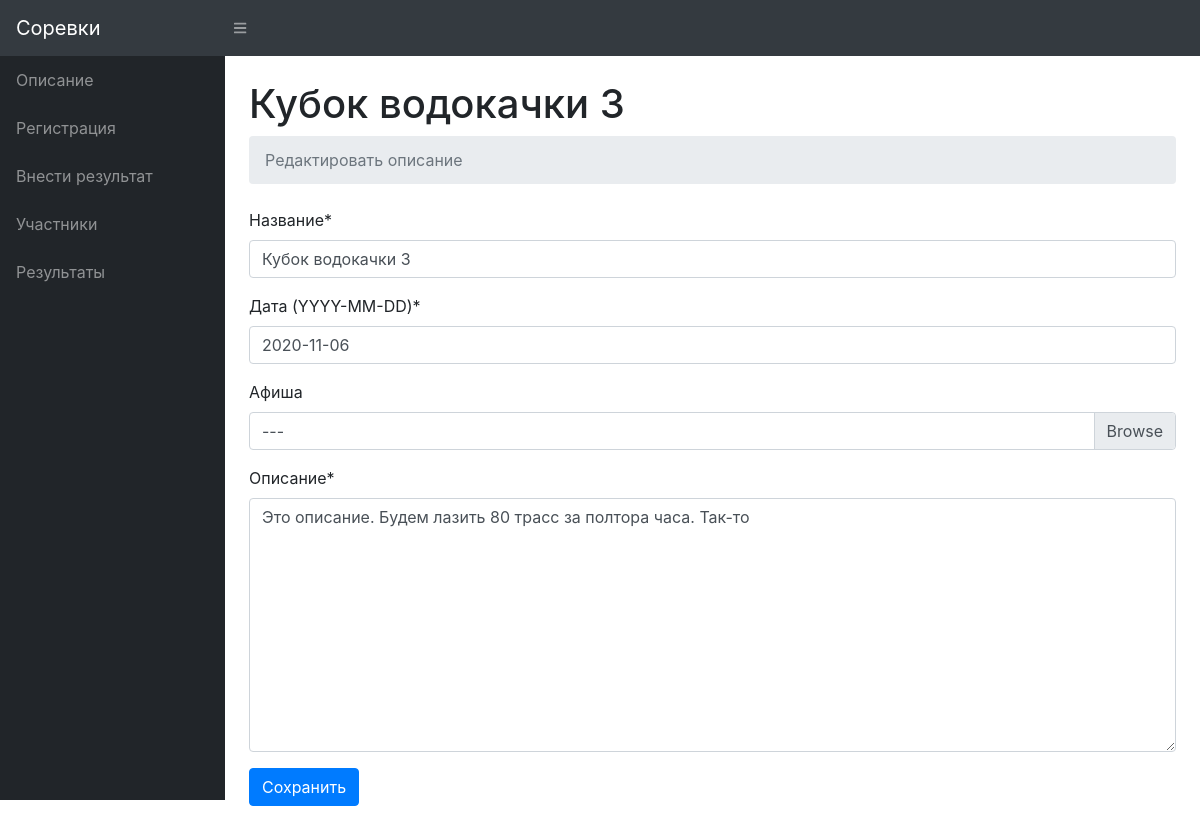
Page /e/1/admin_description/ on the earlier database version.
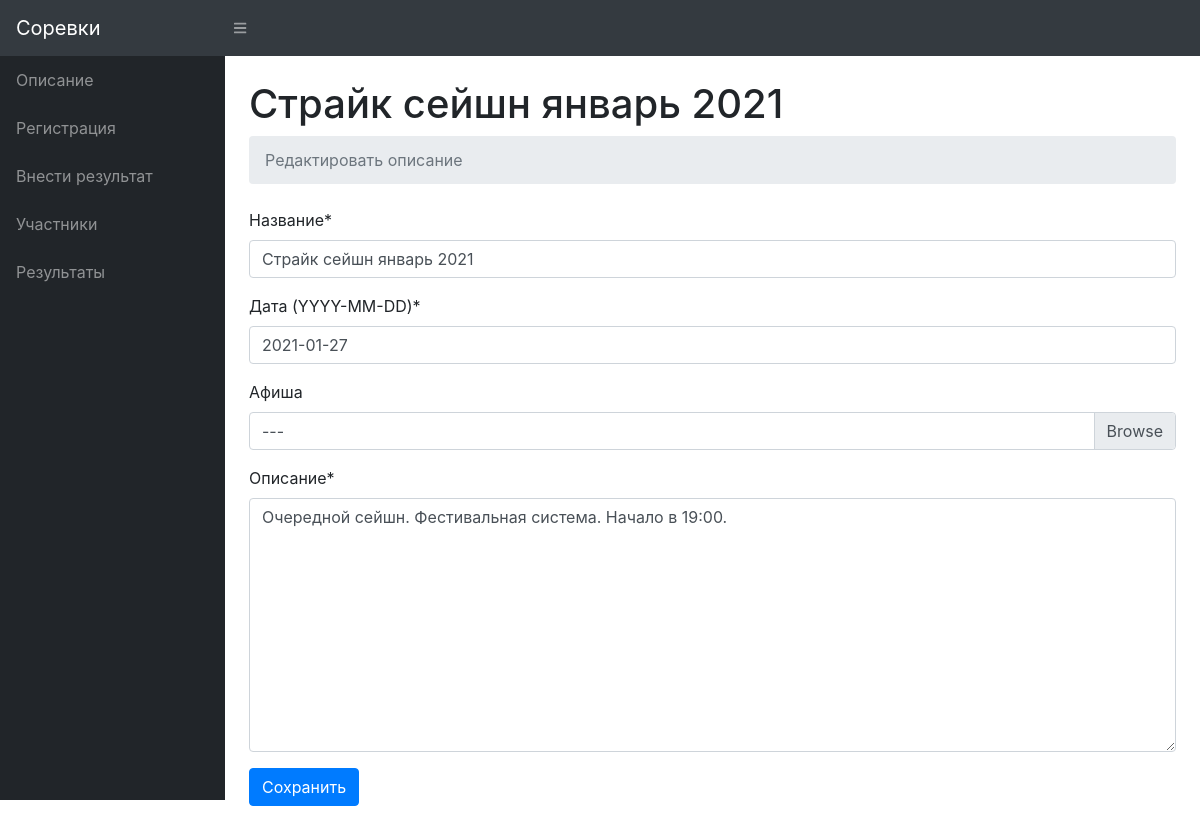
Same page on the later database version.
### events/models.py (models this page shows)
class Event(models.Model):
    title = models.CharField(max_length=128)
    date = models.DateField(null=True)
    poster = models.ImageField(upload_to=settings.MEDIA_POSTERS_DIR, blank=True, null=True)
    description = models.TextField(null=True)
    routes_num = models.IntegerField(null=True)
    is_published = models.BooleanField(default=False)
    is_registration_open = models.BooleanField(default=False)
    is_results_allowed = models.BooleanField(default=False)
    is_enter_result_allowed = models.BooleanField(default=False)
    is_count_only_entered_results = models.BooleanField(default=False)
    SCORE_SIMPLE_SUM = 'SUM'
    SCORE_PROPORTIONAL = 'PROP'
    SCORE_TYPE = [
        (SCORE_SIMPLE_SUM, 'Сумма баллов'),
        (SCORE_PROPORTIONAL, 'От кол-ва пролазов'),
    ]
    score_type = models.CharField(max_length=4, choices=SCORE_TYPE, default=SCORE_SIMPLE_SUM)
    flash_points = models.IntegerField(default=100)
    redpoint_points = models.IntegerField(default=80)

### events/views.py (the view, shortened to what this page needs)
# urls.py: path('e/<int:event_id>/admin_description/', views.EventAdminDescriptionView.as_view(),
class EventAdminDescriptionView(views.View):
    @staticmethod
    def get(request, event_id):
        event = Event.objects.get(id=event_id)
        return render(
            request=request,
            template_name='events/event-admin-description.html',
            context={
                'event': event,
                'form': EventAdminDescriptionForm(instance=event),
            }
        )

### events/forms.py
class EventAdminDescriptionForm(forms.ModelForm):
    def __init__(self, *args, **kwargs):
        super().__init__(*args, **kwargs)
        self.helper = FormHelper()
        self.helper.form_method = 'post'
        self.helper.add_input(Submit('submit', 'Сохранить'))
    class Meta:
        model = Event
        fields = [
            'title',
            'date',
            'poster',
            'description',
        ]
        labels = {
            'title': 'Название',
            'date': 'Дата (YYYY-MM-DD)',
            'poster': 'Афиша',
            'description': 'Описание',
        }

### events/templates/events/event-admin-description.html
{% extends 'events/event-base.html' %}
{% load crispy_forms_tags %}
{% block title %}
Редактировать описание
{% endblock %}
{% block content %}
{% crispy form %}
{% endblock %}

### events/templates/events/event-base.html
{% extends 'events/base.html' %}
{% block container %}
<h1 class="mt-4">{{ event.title }}</h1>
<ol class="breadcrumb mb-4">
  <li class="breadcrumb-item active">
    {% block title %} {% endblock %}
  </li>
</ol>
<section class="tab-pane fade show active">
  {% block content %} {% endblock %}
</section>
{% endblock %}

Differences in the rows shown:
changed Event: title "Кубок водокачки 3" → "Страйк сейшн январь 2021"; date "2020-11-06" → "2021-01-27"; description "Это описание. Будем лазить 80 трасс за полтора часа. Так-то" → "Очередной сейшн. Фестивальная система. Начало в 19:00."
